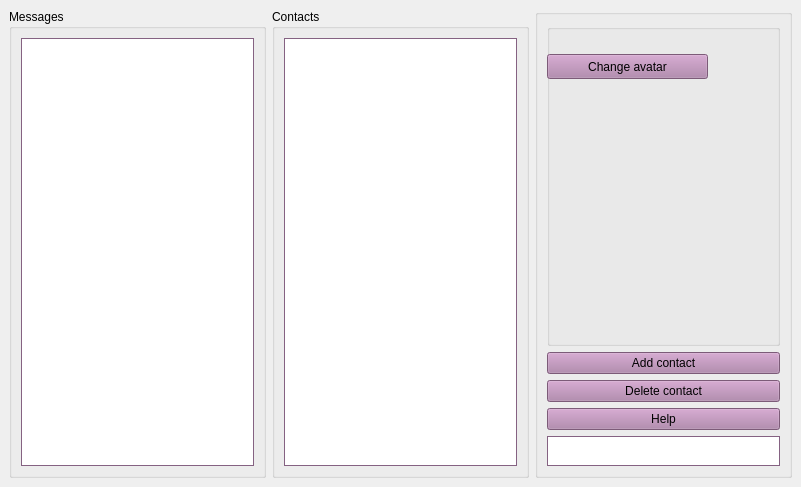
<?xml version="1.0" encoding="UTF-8"?>
<ui version="4.0">
 <class>MainWindow</class>
 <widget class="QMainWindow" name="MainWindow">
  <property name="geometry">
   <rect>
    <x>0</x>
    <y>0</y>
    <width>801</width>
    <height>487</height>
   </rect>
  </property>
  <property name="sizePolicy">
   <sizepolicy hsizetype="Expanding" vsizetype="Expanding">
    <horstretch>4</horstretch>
    <verstretch>4</verstretch>
   </sizepolicy>
  </property>
  <property name="minimumSize">
   <size>
    <width>533</width>
    <height>414</height>
   </size>
  </property>
  <property name="maximumSize">
   <size>
    <width>978</width>
    <height>854</height>
   </size>
  </property>
  <property name="baseSize">
   <size>
    <width>800</width>
    <height>480</height>
   </size>
  </property>
  <property name="windowTitle">
   <string>MainWindow</string>
  </property>
  <widget class="QWidget" name="centralwidget">
   <property name="palette">
    <palette>
     <active>
      <colorrole role="WindowText">
       <brush brushstyle="SolidPattern">
        <color alpha="255">
         <red>0</red>
         <green>0</green>
         <blue>0</blue>
        </color>
       </brush>
      </colorrole>
      <colorrole role="Button">
       <brush brushstyle="SolidPattern">
        <color alpha="255">
         <red>173</red>
         <green>127</green>
         <blue>168</blue>
        </color>
       </brush>
      </colorrole>
      <colorrole role="Light">
       <brush brushstyle="SolidPattern">
        <color alpha="255">
         <red>255</red>
         <green>192</green>
         <blue>249</blue>
        </color>
       </brush>
      </colorrole>
      <colorrole role="Midlight">
       <brush brushstyle="SolidPattern">
        <color alpha="255">
         <red>214</red>
         <green>159</green>
         <blue>208</blue>
        </color>
       </brush>
      </colorrole>
      <colorrole role="Dark">
       <brush brushstyle="SolidPattern">
        <color alpha="255">
         <red>86</red>
         <green>63</green>
         <blue>84</blue>
        </color>
       </brush>
      </colorrole>
      <colorrole role="Mid">
       <brush brushstyle="SolidPattern">
        <color alpha="255">
         <red>115</red>
         <green>84</green>
         <blue>112</blue>
        </color>
       </brush>
      </colorrole>
      <colorrole role="Text">
       <brush brushstyle="SolidPattern">
        <color alpha="255">
         <red>0</red>
         <green>0</green>
         <blue>0</blue>
        </color>
       </brush>
      </colorrole>
      <colorrole role="BrightText">
       <brush brushstyle="SolidPattern">
        <color alpha="255">
         <red>255</red>
         <green>255</green>
         <blue>255</blue>
        </color>
       </brush>
      </colorrole>
      <colorrole role="ButtonText">
       <brush brushstyle="SolidPattern">
        <color alpha="255">
         <red>0</red>
         <green>0</green>
         <blue>0</blue>
        </color>
       </brush>
      </colorrole>
      <colorrole role="Base">
       <brush brushstyle="SolidPattern">
        <color alpha="255">
         <red>255</red>
         <green>255</green>
         <blue>255</blue>
        </color>
       </brush>
      </colorrole>
      <colorrole role="Window">
       <brush brushstyle="SolidPattern">
        <color alpha="255">
         <red>173</red>
         <green>127</green>
         <blue>168</blue>
        </color>
       </brush>
      </colorrole>
      <colorrole role="Shadow">
       <brush brushstyle="SolidPattern">
        <color alpha="255">
         <red>0</red>
         <green>0</green>
         <blue>0</blue>
        </color>
       </brush>
      </colorrole>
      <colorrole role="AlternateBase">
       <brush brushstyle="SolidPattern">
        <color alpha="255">
         <red>214</red>
         <green>191</green>
         <blue>211</blue>
        </color>
       </brush>
      </colorrole>
      <colorrole role="ToolTipBase">
       <brush brushstyle="SolidPattern">
        <color alpha="255">
         <red>255</red>
         <green>255</green>
         <blue>220</blue>
        </color>
       </brush>
      </colorrole>
      <colorrole role="ToolTipText">
       <brush brushstyle="SolidPattern">
        <color alpha="255">
         <red>0</red>
         <green>0</green>
         <blue>0</blue>
        </color>
       </brush>
      </colorrole>
     </active>
     <inactive>
      <colorrole role="WindowText">
       <brush brushstyle="SolidPattern">
        <color alpha="255">
         <red>0</red>
         <green>0</green>
         <blue>0</blue>
        </color>
       </brush>
      </colorrole>
      <colorrole role="Button">
       <brush brushstyle="SolidPattern">
        <color alpha="255">
         <red>173</red>
         <green>127</green>
         <blue>168</blue>
        </color>
       </brush>
      </colorrole>
      <colorrole role="Light">
       <brush brushstyle="SolidPattern">
        <color alpha="255">
         <red>255</red>
         <green>192</green>
         <blue>249</blue>
        </color>
       </brush>
      </colorrole>
      <colorrole role="Midlight">
       <brush brushstyle="SolidPattern">
        <color alpha="255">
         <red>214</red>
         <green>159</green>
         <blue>208</blue>
        </color>
       </brush>
      </colorrole>
      <colorrole role="Dark">
       <brush brushstyle="SolidPattern">
        <color alpha="255">
         <red>86</red>
         <green>63</green>
         <blue>84</blue>
        </color>
       </brush>
      </colorrole>
      <colorrole role="Mid">
       <brush brushstyle="SolidPattern">
        <color alpha="255">
         <red>115</red>
         <green>84</green>
         <blue>112</blue>
        </color>
       </brush>
      </colorrole>
      <colorrole role="Text">
       <brush brushstyle="SolidPattern">
        <color alpha="255">
         <red>0</red>
         <green>0</green>
         <blue>0</blue>
        </color>
       </brush>
      </colorrole>
      <colorrole role="BrightText">
       <brush brushstyle="SolidPattern">
        <color alpha="255">
         <red>255</red>
         <green>255</green>
         <blue>255</blue>
        </color>
       </brush>
      </colorrole>
      <colorrole role="ButtonText">
       <brush brushstyle="SolidPattern">
        <color alpha="255">
         <red>0</red>
         <green>0</green>
         <blue>0</blue>
        </color>
       </brush>
      </colorrole>
      <colorrole role="Base">
       <brush brushstyle="SolidPattern">
        <color alpha="255">
         <red>255</red>
         <green>255</green>
         <blue>255</blue>
        </color>
       </brush>
      </colorrole>
      <colorrole role="Window">
       <brush brushstyle="SolidPattern">
        <color alpha="255">
         <red>173</red>
         <green>127</green>
         <blue>168</blue>
        </color>
       </brush>
      </colorrole>
      <colorrole role="Shadow">
       <brush brushstyle="SolidPattern">
        <color alpha="255">
         <red>0</red>
         <green>0</green>
         <blue>0</blue>
        </color>
       </brush>
      </colorrole>
      <colorrole role="AlternateBase">
       <brush brushstyle="SolidPattern">
        <color alpha="255">
         <red>214</red>
         <green>191</green>
         <blue>211</blue>
        </color>
       </brush>
      </colorrole>
      <colorrole role="ToolTipBase">
       <brush brushstyle="SolidPattern">
        <color alpha="255">
         <red>255</red>
         <green>255</green>
         <blue>220</blue>
        </color>
       </brush>
      </colorrole>
      <colorrole role="ToolTipText">
       <brush brushstyle="SolidPattern">
        <color alpha="255">
         <red>0</red>
         <green>0</green>
         <blue>0</blue>
        </color>
       </brush>
      </colorrole>
     </inactive>
     <disabled>
      <colorrole role="WindowText">
       <brush brushstyle="SolidPattern">
        <color alpha="255">
         <red>86</red>
         <green>63</green>
         <blue>84</blue>
        </color>
       </brush>
      </colorrole>
      <colorrole role="Button">
       <brush brushstyle="SolidPattern">
        <color alpha="255">
         <red>173</red>
         <green>127</green>
         <blue>168</blue>
        </color>
       </brush>
      </colorrole>
      <colorrole role="Light">
       <brush brushstyle="SolidPattern">
        <color alpha="255">
         <red>255</red>
         <green>192</green>
         <blue>249</blue>
        </color>
       </brush>
      </colorrole>
      <colorrole role="Midlight">
       <brush brushstyle="SolidPattern">
        <color alpha="255">
         <red>214</red>
         <green>159</green>
         <blue>208</blue>
        </color>
       </brush>
      </colorrole>
      <colorrole role="Dark">
       <brush brushstyle="SolidPattern">
        <color alpha="255">
         <red>86</red>
         <green>63</green>
         <blue>84</blue>
        </color>
       </brush>
      </colorrole>
      <colorrole role="Mid">
       <brush brushstyle="SolidPattern">
        <color alpha="255">
         <red>115</red>
         <green>84</green>
         <blue>112</blue>
        </color>
       </brush>
      </colorrole>
      <colorrole role="Text">
       <brush brushstyle="SolidPattern">
        <color alpha="255">
         <red>86</red>
         <green>63</green>
         <blue>84</blue>
        </color>
       </brush>
      </colorrole>
      <colorrole role="BrightText">
       <brush brushstyle="SolidPattern">
        <color alpha="255">
         <red>255</red>
         <green>255</green>
         <blue>255</blue>
        </color>
       </brush>
      </colorrole>
      <colorrole role="ButtonText">
       <brush brushstyle="SolidPattern">
        <color alpha="255">
         <red>86</red>
         <green>63</green>
         <blue>84</blue>
        </color>
       </brush>
      </colorrole>
      <colorrole role="Base">
       <brush brushstyle="SolidPattern">
        <color alpha="255">
         <red>173</red>
         <green>127</green>
         <blue>168</blue>
        </color>
       </brush>
      </colorrole>
      <colorrole role="Window">
       <brush brushstyle="SolidPattern">
        <color alpha="255">
         <red>173</red>
         <green>127</green>
         <blue>168</blue>
        </color>
       </brush>
      </colorrole>
      <colorrole role="Shadow">
       <brush brushstyle="SolidPattern">
        <color alpha="255">
         <red>0</red>
         <green>0</green>
         <blue>0</blue>
        </color>
       </brush>
      </colorrole>
      <colorrole role="AlternateBase">
       <brush brushstyle="SolidPattern">
        <color alpha="255">
         <red>173</red>
         <green>127</green>
         <blue>168</blue>
        </color>
       </brush>
      </colorrole>
      <colorrole role="ToolTipBase">
       <brush brushstyle="SolidPattern">
        <color alpha="255">
         <red>255</red>
         <green>255</green>
         <blue>220</blue>
        </color>
       </brush>
      </colorrole>
      <colorrole role="ToolTipText">
       <brush brushstyle="SolidPattern">
        <color alpha="255">
         <red>0</red>
         <green>0</green>
         <blue>0</blue>
        </color>
       </brush>
      </colorrole>
     </disabled>
    </palette>
   </property>
   <layout class="QGridLayout" name="gridLayout">
    <item row="0" column="0">
     <layout class="QHBoxLayout" name="horizontalLayout">
      <item>
       <widget class="QGroupBox" name="groupBox_2">
        <property name="title">
         <string>Messages</string>
        </property>
        <layout class="QGridLayout" name="gridLayout_3">
         <item row="0" column="0">
          <widget class="QTextEdit" name="textEditMessage">
           <property name="readOnly">
            <bool>true</bool>
           </property>
          </widget>
         </item>
        </layout>
       </widget>
      </item>
      <item>
       <widget class="QGroupBox" name="groupBox_3">
        <property name="title">
         <string>Contacts</string>
        </property>
        <layout class="QGridLayout" name="gridLayout_2">
         <item row="0" column="0">
          <widget class="QListWidget" name="listWidgetContacts"/>
         </item>
        </layout>
       </widget>
      </item>
      <item>
       <widget class="QGroupBox" name="groupBox">
        <property name="title">
         <string/>
        </property>
        <layout class="QVBoxLayout" name="verticalLayout">
         <item>
          <widget class="QGroupBox" name="groupBox_4">
           <property name="title">
            <string/>
           </property>
           <widget class="QLabel" name="avatar">
            <property name="geometry">
             <rect>
              <x>0</x>
              <y>60</y>
              <width>232</width>
              <height>144</height>
             </rect>
            </property>
            <property name="frameShape">
             <enum>QFrame::Box</enum>
            </property>
            <property name="frameShadow">
             <enum>QFrame::Raised</enum>
            </property>
            <property name="lineWidth">
             <number>0</number>
            </property>
            <property name="text">
             <string/>
            </property>
           </widget>
           <widget class="QPushButton" name="pushButtonChangeAvatar">
            <property name="geometry">
             <rect>
              <x>0</x>
              <y>30</y>
              <width>161</width>
              <height>25</height>
             </rect>
            </property>
            <property name="text">
             <string>Change avatar</string>
            </property>
           </widget>
          </widget>
         </item>
         <item>
          <widget class="QPushButton" name="pushButtonAddContact">
           <property name="text">
            <string>Add contact</string>
           </property>
          </widget>
         </item>
         <item>
          <widget class="QPushButton" name="pushButtonDelContact">
           <property name="text">
            <string>Delete contact</string>
           </property>
          </widget>
         </item>
         <item>
          <widget class="QPushButton" name="pushButtonHelp">
           <property name="text">
            <string>Help</string>
           </property>
          </widget>
         </item>
         <item>
          <widget class="QTextEdit" name="textEditName">
           <property name="maximumSize">
            <size>
             <width>16777215</width>
             <height>30</height>
            </size>
           </property>
          </widget>
         </item>
        </layout>
       </widget>
      </item>
     </layout>
    </item>
   </layout>
  </widget>
 </widget>
 <resources/>
 <connections/>
</ui>
